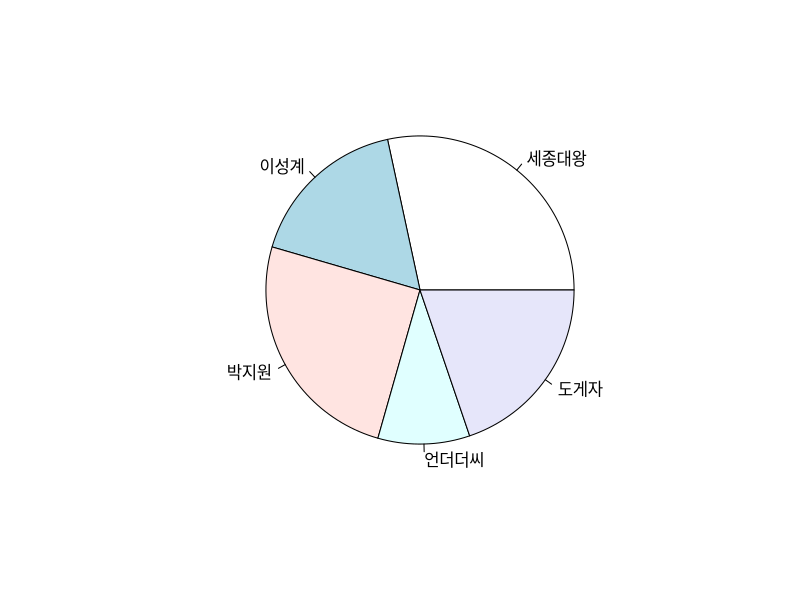

The R source for this figure: (Note: this script raises an error after producing the figure.)
grade <- function(name,kor,eng,math){
  x<-c(kor,eng,math)
  return (list(name=name, rsum=sum(x), rmean=mean(x), rgrade=switch(
    toString(mean(x)%/%10),
    '10'= "A등급", 
    '9'= "A등급", 
    '8'="B등급",
    '7'='C등급',
    '6'='D',
    '5'='e',
    'f'
  )))
}




sejong <- grade('세종대왕',100,79,98)
lee<- grade('이성계',10,90,67)
park<- grade('박지원',70,90,85)
un<- grade('언더더씨',54,28,12)
do<- grade('도게자',88,41,64)


grade.data <- data.frame(
name=c(sejong$name,lee$name,park$name,un$name,do$name),
sum=c(sejong$rsum,lee$rsum,park$rsum,un$rsum,do$rsum),
mean=c(sejong$rmean,lee$rmean,park$rmean,un$rmean,do$rmean),
grade=c(sejong$rgrade,lee$rgrade,park$rgrade,un$rgrade,do$rgrade),
stringsAsFactors = FALSE
)

print(grade.data)  


result <- data.frame(grade.data$name, grade.data$sum)
print(result)


pie(grade.data$sum, grade.data$name)


barplot(grade.data$rmean)

barplot(x, col = c("purple", "violetred1", "green3","cornsilk", "cyan"))

plot(grade.data$sum,type = "o")
